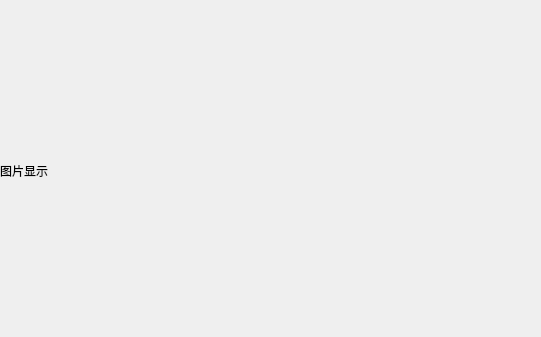
<?xml version="1.0" encoding="UTF-8"?>
<ui version="4.0">
 <class>ImageWidget</class>
 <widget class="QWidget" name="ImageWidget">
  <property name="geometry">
   <rect>
    <x>0</x>
    <y>0</y>
    <width>541</width>
    <height>337</height>
   </rect>
  </property>
  <property name="windowTitle">
   <string>Form</string>
  </property>
  <widget class="QWidget" name="verticalLayoutWidget">
   <property name="geometry">
    <rect>
     <x>0</x>
     <y>0</y>
     <width>541</width>
     <height>341</height>
    </rect>
   </property>
   <layout class="QVBoxLayout" name="verticalLayout">
    <item>
     <widget class="QLabel" name="label">
      <property name="minimumSize">
       <size>
        <width>359</width>
        <height>0</height>
       </size>
      </property>
      <property name="maximumSize">
       <size>
        <width>359</width>
        <height>239</height>
       </size>
      </property>
      <property name="text">
       <string>图片显示</string>
      </property>
     </widget>
    </item>
   </layout>
  </widget>
 </widget>
 <resources/>
 <connections/>
</ui>
